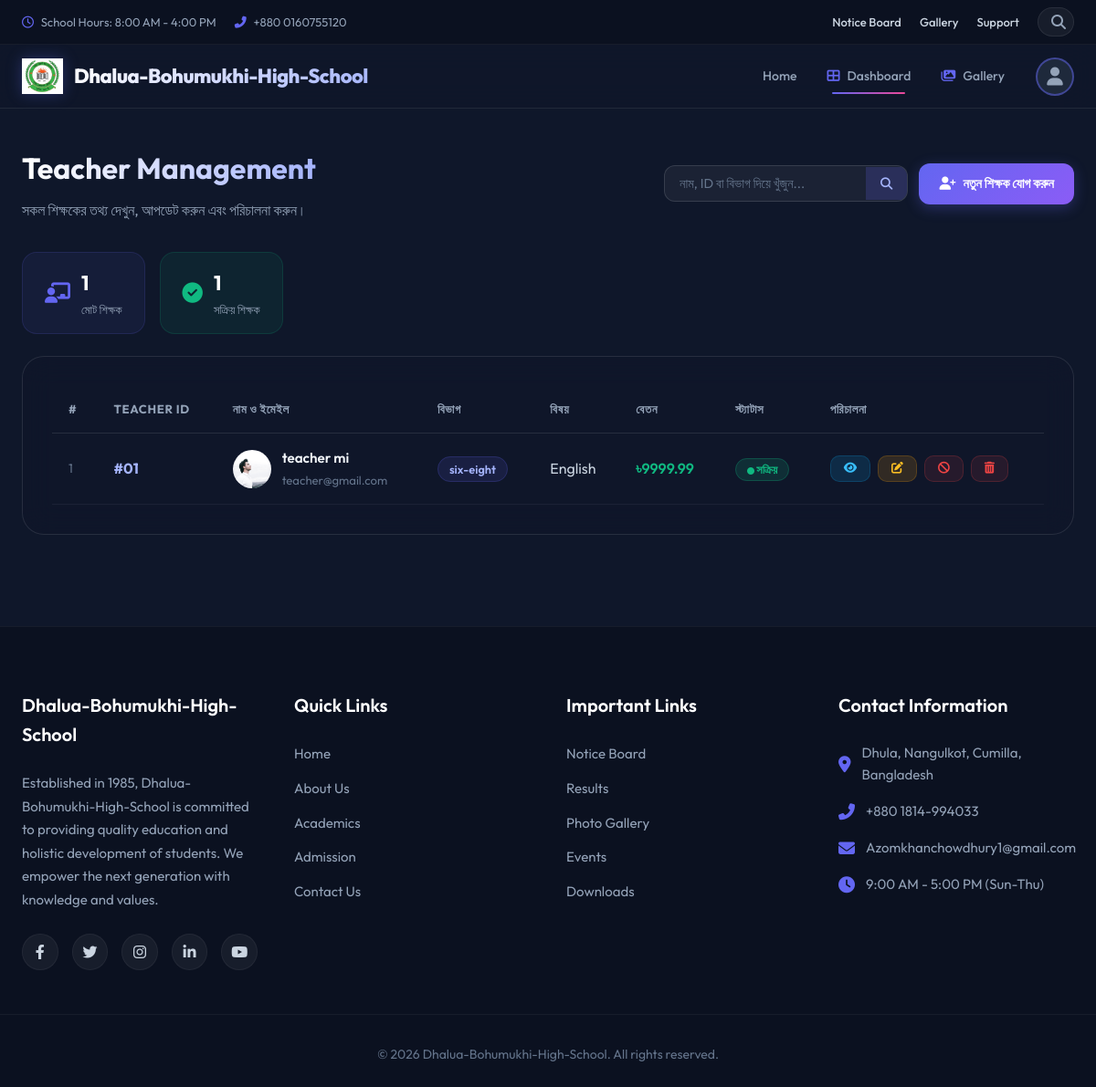
The page /admin-dashboard/teachers/ (signed in) on the database its author committed.
### teacher/models.py (models this page shows, shortened)
class Teacher(models.Model):
    user = models.OneToOneField(User, on_delete=models.CASCADE, related_name='teacher_profile', null=True, blank=True)
    profile_image = models.ImageField(upload_to='teachers/', blank=True, null=True)
    phone_number = models.CharField(max_length=15, unique=True, null=True, blank=True)
    date_of_birth = models.DateField(null=True, blank=True)
    gender = models.CharField(max_length=10, choices=[('Male', 'Male'), ('Female', 'Female'), ('Other', 'Other')], null=True, blank=True)
    blood_group = models.CharField(max_length=5, blank=True, null=True)
    address = models.TextField(null=True, blank=True)
    teacher_id = models.CharField(max_length=20, unique=True, null=True, blank=True)
    department = models.CharField(max_length=100, null=True, blank=True)
    subject = models.CharField(max_length=100, null=True, blank=True)
    qualification = models.CharField(max_length=100, null=True, blank=True)
    joining_date = models.DateField(null=True, blank=True)
    salary = models.DecimalField(max_digits=10, decimal_places=2, null=True, blank=True)
    experience = models.CharField(max_length=100, null=True, blank=True)

### admin/views.py (the view, shortened to what this page needs)
# urls.py: path('teachers/', views.teacher_list, name='teacher_list'),
@staff_member_required
def teacher_list(request):
    query = request.GET.get('search', '')
    teachers = Teacher.objects.all()
    return render(request, 'admin/teachers/teacher_list.html', {'teachers': teachers, 'query': query})

### accounts/context_processors.py (called while the page is built)
def user_profile_context(request):
    if request.user.is_authenticated:
        user = request.user
        role = "Admin" if user.is_superuser else "User"
        profile = None
        if hasattr(user, 'student_profile'):
            role = "Student"
            profile = user.student_profile
        elif hasattr(user, 'teacher_profile'):
            role = "Teacher"
            profile = user.teacher_profile
        elif hasattr(user, 'staff_profile'):
            role = "Staff"
            profile = user.staff_profile
        elif hasattr(user, 'parent_profile'):
            role = "Parent"
            profile = user.parent_profile
        return {
            'global_role': role,
            'global_profile': profile
        }
    return {}

### templates/admin/teachers/teacher_list.html (shortened to what this page needs)
{% extends 'base.html' %}
{% load static %}
{% block css %}
<link rel="stylesheet" href="{% static 'css/dashboard.css' %}">
{% endblock %}
{% block content %}
<div class="dashboard-wrapper">
    <div class="management-header">
        <div class="welcome-text">
            <h1>Teacher Management</h1>
            <p>সকল শিক্ষকের তথ্য দেখুন, আপডেট করুন এবং পরিচালনা করুন।</p>
        </div>
        <div class="header-actions">
            <form class="search-form" method="GET">
                <input type="text" name="search" placeholder="নাম, ID বা বিভাগ দিয়ে খুঁজুন..." value="{{ query }}">
                <button type="submit"><i class="fas fa-search"></i></button>
            </form>
            <a href="{% url 'admin_panel:teacher_add' %}" class="btn-primary-add">
                <i class="fas fa-user-plus"></i> নতুন শিক্ষক যোগ করুন
            </a>
        </div>
    </div>
    <div style="display:flex; gap:16px; margin-bottom:24px; flex-wrap:wrap;">
        <div style="background:rgba(99,102,241,0.08); border:1px solid rgba(99,102,241,0.15); border-radius:16px; padding:16px 24px; display:flex; align-items:center; gap:12px;">
            <i class="fas fa-chalkboard-teacher" style="color:#6366f1; font-size:1.4rem;"></i>
            <div>
                <div style="color:#fff; font-size:1.4rem; font-weight:700;">{{ teachers|length }}</div>
                <div style="color:#94a3b8; font-size:0.8rem;">মোট শিক্ষক</div>
            </div>
        </div>
        <div style="background:rgba(16,185,129,0.08); border:1px solid rgba(16,185,129,0.15); border-radius:16px; padding:16px 24px; display:flex; align-items:center; gap:12px;">
            <i class="fas fa-check-circle" style="color:#10b981; font-size:1.4rem;"></i>
            <div>
                <div style="color:#fff; font-size:1.4rem; font-weight:700;">{{ teachers|length }}</div>
                <div style="color:#94a3b8; font-size:0.8rem;">সক্রিয় শিক্ষক</div>
            </div>
        </div>
    </div>
    <div class="teacher-table-container">
        <table>
            <thead>
                <tr>
                    <th>#</th>
                    <th>Teacher ID</th>
                    <th>নাম ও ইমেইল</th>
                    <th>বিভাগ</th>
                    <th>বিষয়</th>
                    <th>বেতন</th>
                    <th>স্ট্যাটাস</th>
                    <th>পরিচালনা</th>
                </tr>
            </thead>
            <tbody>
                {% for teacher in teachers %}
                <tr>
                    <td style="color:#64748b; font-size:0.85rem;">{{ forloop.counter }}</td>
                    <td><strong style="color:#a5b4fc;">#{{ teacher.teacher_id|default:"N/A" }}</strong></td>
                    <td>
                        <div class="profile-info">
                            {% if teacher.profile_image %}
                            <img src="{{ teacher.profile_image.url }}" alt="" class="profile-avatar">
                            {% else %}
                            <div class="profile-avatar-placeholder"><i class="fas fa-user-tie"></i></div>
                            {% endif %}
                            <div>
                                <div class="teacher-name">{{ teacher.user.get_full_name }}</div>
                                <div class="teacher-email">{{ teacher.user.email }}</div>
                            </div>
                        </div>
                    </td>
                    <td><span class="dept-badge">{{ teacher.department|default:"—" }}</span></td>
                    <td style="color:#cbd5e1;">{{ teacher.subject|default:"—" }}</td>
                    <td><span class="salary-text">৳{{ teacher.salary|default:"0" }}</span></td>
                    <td>
                        {% if teacher.user.is_active %}
                        <span class="status-badge status-active"><i class="fas fa-circle" style="font-size:0.5rem;"></i> সক্রিয়</span>
                        {% else %}
                        <span class="status-badge status-inactive"><i class="fas fa-circle" style="font-size:0.5rem;"></i> নিষ্ক্রিয়</span>
                        {% endif %}
                    </td>
                    <td>
                        <div class="action-btns">
                            <a href="{% url 'admin_panel:teacher_detail' teacher.id %}" class="btn-action btn-view" title="বিস্তারিত দেখুন">
                                <i class="fas fa-eye"></i>
                            </a>
                            <a href="{% url 'admin_panel:teacher_edit' teacher.id %}" class="btn-action btn-edit" title="সম্পাদনা করুন">
                                <i class="fas fa-edit"></i>
                            </a>
                            {% if teacher.user.is_active %}
                            <a href="{% url 'admin_panel:teacher_toggle_active' teacher.id %}" class="btn-action btn-toggle-on" title="নিষ্ক্রিয় করুন" onclick="return confirm('এই শিক্ষকের অ্যাকাউন্ট নিষ্ক্রিয় করবেন?')">
                                <i class="fas fa-ban"></i>
                            </a>
                            {% else %}
                            <a href="{% url 'admin_panel:teacher_toggle_active' teacher.id %}" class="btn-action btn-toggle-off" title="সক্রিয় করুন" onclick="return confirm('এই শিক্ষকের অ্যাকাউন্ট সক্রিয় করবেন?')">
                                <i class="fas fa-check"></i>
                            </a>
                            {% endif %}
                            <a href="{% url 'admin_panel:teacher_delete' teacher.id %}" class="btn-action btn-delete" title="মুছে ফেলুন">
                                <i class="fas fa-trash-alt"></i>
                            </a>
                        </div>
                    </td>
                </tr>
                {% endfor %}
            </tbody>
        </table>
    </div>
</div>
{% endblock %}

### static/css/base.css (style rules this page uses)
* { margin: 0; padding: 0; box-sizing: border-box; font-family: 'Outfit', sans-serif; }
body { background-color: #0f172a; color: #e2e8f0; line-height: 1.6; overflow-x: hidden; }

### static/css/dashboard.css (style rules this page uses)
.dashboard-wrapper { padding: 40px 24px; max-width: 1400px; margin: 0 auto; }
.welcome-text h1 { font-size: 32px; font-weight: 700; background: linear-gradient(to right, #ffffff, #a5b4fc); -webkit-background-clip: text; background-clip: text; -webkit-text-fill-color: transparent; margin-bottom: 8px; }
.welcome-text p { color: #94a3b8; font-size: 16px; }

### templates/admin/teachers/teacher_list.html (style rules this page uses)
.management-header { display: flex; justify-content: space-between; align-items: center; margin-bottom: 2rem; flex-wrap: wrap; gap: 16px; }
.header-actions { display: flex; gap: 12px; flex-wrap: wrap; align-items: center; }
.teacher-table-container { background: rgba(15, 23, 42, 0.6); backdrop-filter: blur(16px); border: 1px solid rgba(255, 255, 255, 0.1); border-radius: 24px; padding: 2rem; overflow-x: auto; }
table { width: 100%; border-collapse: collapse; color: #fff; }
th { text-align: left; padding: 15px 18px; border-bottom: 1px solid rgba(255, 255, 255, 0.1); color: #94a3b8; font-size: 0.82rem; text-transform: uppercase; letter-spacing: 0.05em; }
td { padding: 15px 18px; border-bottom: 1px solid rgba(255, 255, 255, 0.05); }
tbody tr { transition: background 0.2s ease; }
.profile-info { display: flex; align-items: center; gap: 12px; }
.profile-avatar { width: 42px; height: 42px; border-radius: 50%; object-fit: cover; flex-shrink: 0; }
.teacher-name { font-weight: 600; color: #f1f5f9; font-size: 0.95rem; }
.teacher-email { font-size: 0.82rem; color: #64748b; margin-top: 2px; }
.dept-badge { padding: 5px 12px; background: rgba(99, 102, 241, 0.12); color: #a5b4fc; border-radius: 20px; font-size: 0.8rem; font-weight: 600; border: 1px solid rgba(99, 102, 241, 0.2); white-space: nowrap; }
.status-badge { padding: 4px 12px; border-radius: 20px; font-size: 0.78rem; font-weight: 700; }
.status-active { background: rgba(16,185,129,0.15); color: #10b981; border: 1px solid rgba(16,185,129,0.25); }
.action-btns { display: flex; gap: 8px; flex-wrap: wrap; }
.btn-action { display: inline-flex; align-items: center; gap: 6px; padding: 7px 14px; border-radius: 10px; font-size: 0.8rem; font-weight: 600; text-decoration: none; border: none; cursor: pointer; transition: all 0.2s ease; white-space: nowrap; }
.btn-view { background: rgba(14,165,233,0.15); color: #38bdf8; border: 1px solid rgba(14,165,233,0.2); }
.btn-edit { background: rgba(245,158,11,0.15); color: #fbbf24; border: 1px solid rgba(245,158,11,0.2); }
.btn-delete { background: rgba(239,68,68,0.1); color: #ef4444; border: 1px solid rgba(239,68,68,0.2); }
.btn-toggle-on { background: rgba(239,68,68,0.1); color: #ef4444; border: 1px solid rgba(239,68,68,0.2); }
.btn-primary-add { display: inline-flex; align-items: center; gap: 8px; padding: 11px 22px; border-radius: 12px; background: linear-gradient(135deg, #6366f1, #8b5cf6); color: #fff; text-decoration: none; font-weight: 600; font-size: 0.9rem; transition: all 0.3s ease; box-shadow: 0 4px 15px rgba(99,102,241,0.3); }
.search-form { display: flex; align-items: center; gap: 0; background: rgba(255,255,255,0.05); border: 1px solid rgba(255,255,255,0.12); border-radius: 12px; overflow: hidden; }
.search-form input { background: transparent; border: none; padding: 10px 16px; color: #fff; outline: none; width: 220px; font-size: 0.9rem; }
.search-form input::placeholder { color: #64748b; }
.search-form button { background: rgba(99,102,241,0.2); border: none; padding: 10px 16px; color: #a5b4fc; cursor: pointer; transition: background 0.2s; }
.salary-text { font-weight: 600; color: #10b981; }

### rows shown on the page
Teacher: teacher_id "01", profile_image (picture), user.get_full_name "teacher mi", user.email "teacher@gmail.com", department "six-eight", subject "English", salary "9999.99", shows "সক্রিয়"

### other values the page prints
{{ teachers|length }} "1"
